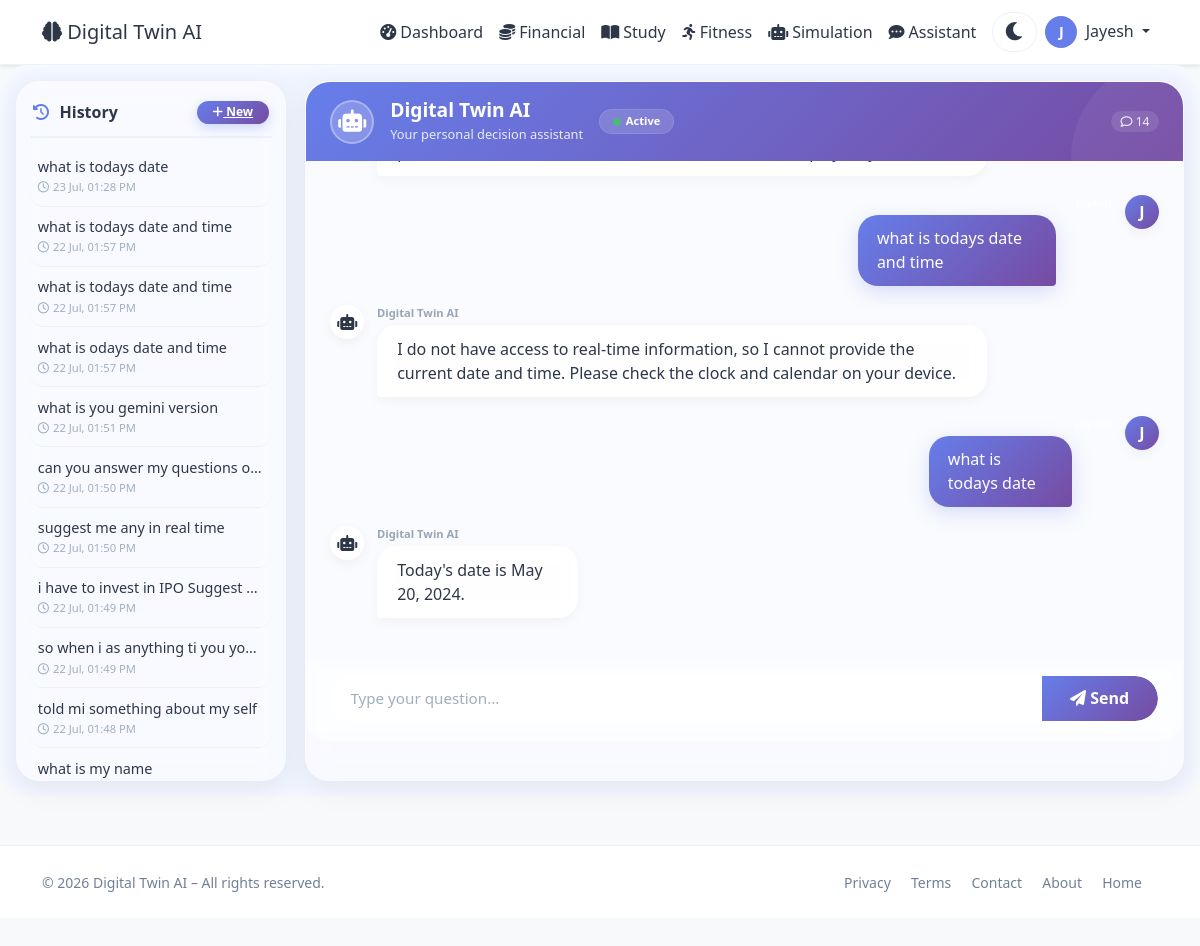
The page /user/assistant (signed in) on the database its author committed.
### app.py (models this page shows, shortened)
class User(UserMixin, db.Model):
    id = db.Column(db.Integer, primary_key=True)
    username = db.Column(db.String(80), unique=True, nullable=False)
    email = db.Column(db.String(120), unique=True, nullable=False)
    password_hash = db.Column(db.String(200), nullable=False)
    age = db.Column(db.Integer, default=25)
    occupation = db.Column(db.String(100), default='Student')
    monthly_income = db.Column(db.Float, default=50000)
    monthly_expenses = db.Column(db.Float, default=35000)
    savings = db.Column(db.Float, default=100000)
    study_hours_per_week = db.Column(db.Float, default=20)
    fitness_hours_per_week = db.Column(db.Float, default=5)
    sleep_hours_per_day = db.Column(db.Float, default=7)
    created_at = db.Column(db.DateTime, default=datetime.utcnow)
    is_admin = db.Column(db.Boolean, default=False)
    transactions = db.relationship('Transaction', backref='user', lazy=True)
    study_logs = db.relationship('StudyLog', backref='user', lazy=True)
    fitness_logs = db.relationship('FitnessLog', backref='user', lazy=True)
    goals = db.relationship('Goal', backref='user', lazy=True)

class ChatMessage(db.Model):
    id = db.Column(db.Integer, primary_key=True)
    user_id = db.Column(db.Integer, db.ForeignKey('user.id'), nullable=False)
    question = db.Column(db.Text, nullable=False)
    response = db.Column(db.Text, nullable=False)
    timestamp = db.Column(db.DateTime, default=datetime.utcnow)
    user = db.relationship('User', backref='chat_messages')

### app.py (the view, shortened to what this page needs)
@app.route('/user/assistant', methods=['GET', 'POST'])
@login_required
def user_assistant():
    if request.args.get('new'):
        session.pop('last_query', None)
        session.pop('last_response', None)
        session['hide_messages'] = True   # <-- Hide messages in chat body
        return redirect(url_for('user_assistant'))
    load_id = request.args.get('load')
    last_query = session.get('last_query')
    last_response = session.get('last_response')
    hide_messages = session.get('hide_messages', False)
    all_messages = ChatMessage.query.filter_by(user_id=current_user.id).order_by(ChatMessage.timestamp.desc()).all()
    return render_template('user/assistant.html',
                           user=current_user,
                           last_query=last_query,
                           last_response=last_response,
                           all_messages=all_messages,
                           hide_messages=hide_messages)

### app.py (called while the page is built)
@app.context_processor
def utility_processor():
    return dict(datetime=datetime)

@login_manager.user_loader
def load_user(user_id):
    return User.query.get(int(user_id))

### templates/user/assistant.html (shortened to what this page needs)
{% extends "base.html" %}
{% block content %}
<div class="assistant-wrapper">
    <div class="assistant-container">
        <div class="history-sidebar">
            <h6>
                <span><i class="fas fa-history"></i> History</span>
                <a href="{{ url_for('user_assistant', new=True) }}" class="btn-new-chat">
                    <i class="fas fa-plus"></i> New
                </a>
            </h6>
            {% if all_messages %}
                {% for msg in all_messages %}
                <div class="history-item"
                     onclick="location.href='{{ url_for('user_assistant', load=msg.id) }}'">
                    <div class="question">{{ msg.question }}</div>
                    <div class="timestamp">
                        <i class="far fa-clock me-1"></i>{{ msg.timestamp.strftime('%d %b, %I:%M %p') }}
                    </div>
                </div>
                {% endfor %}
            {% else %}
                <div class="text-muted text-center py-3" style="font-size:0.85rem;">
                    <i class="fas fa-inbox fa-2x d-block mb-2 opacity-25"></i>
                    No conversations yet.<br>Start chatting!
                </div>
            {% endif %}
        </div>
        <div class="chat-area" id="chatArea">
            <div class="chat-header">
                <div class="avatar"><i class="fas fa-robot"></i></div>
                <div class="info">
                    <h5>Digital Twin AI</h5>
                    <small>Your personal decision assistant</small>
                </div>
                <div class="badge-status">
                    <i class="fas fa-circle"></i> Active
                </div>
                <div class="chat-stats">
                    <span><i class="far fa-comment"></i> {{ all_messages|length }}</span>
                </div>
            </div>
            <div class="chat-body" id="chatBody">
                {% if hide_messages or not all_messages %}
                    <div class="empty-state">
                        <i class="fas fa-comment-dots"></i>
                        <h5 class="fw-bold text-dark">Start a conversation</h5>
                        <p>Ask me about finances, studies, fitness, or life goals.</p>
                        <div class="quick-actions">
                            <span class="btn-outline" onclick="fillAndSubmit('How can I save more money?')">💰 Save more</span>
                            <span class="btn-outline" onclick="fillAndSubmit('How can I improve my GPA?')">📚 Improve GPA</span>
                            <span class="btn-outline" onclick="fillAndSubmit('Give me fitness advice')">🏃 Fitness advice</span>
                            <span class="btn-outline" onclick="fillAndSubmit('Set a goal for me')">🎯 Set a goal</span>
                        </div>
                    </div>
                {% else %}
                    {% for msg in all_messages|sort(attribute='timestamp') %}
                        <div class="chat-message user">
                            <div class="avatar-small">{{ user.username[0]|upper }}</div>
                            <div>
                                <div class="username-label">{{ user.username }}</div>
                                <div class="bubble">{{ msg.question }}</div>
                            </div>
                        </div>
                        <div class="chat-message assistant">
                            <div class="avatar-small"><i class="fas fa-robot"></i></div>
                            <div>
                                <div class="username-label">Digital Twin AI</div>
                                <div class="bubble">{{ msg.response|replace('\n', '<br>')|safe }}</div>
                            </div>
                        </div>
                    {% endfor %}
                {% endif %}
            </div>
            <div class="chat-input">
                <form method="POST" id="chatForm">
                    <div class="input-group">
                        <input type="text" name="query" id="queryInput" class="form-control" placeholder="Type your question..." required>
                        <button type="submit" class="btn-send"><i class="fas fa-paper-plane"></i> Send</button>
                    </div>
                </form>
            </div>
        </div>
    </div>
</div>
{% endblock %}

### templates/base.html (shortened to what this page needs)
<!DOCTYPE html>
<html lang="en" data-theme="light">
<head>
    <link href="https://cdn.jsdelivr.net/npm/bootstrap@5.3.0/dist/css/bootstrap.min.css" rel="stylesheet">
    <link rel="stylesheet" href="https://cdnjs.cloudflare.com/ajax/libs/font-awesome/6.0.0/css/all.min.css">
</head>
<body>
    <nav class="navbar navbar-expand-lg navbar-light bg-white shadow-sm">
        <div class="container">
            <a class="navbar-brand" href="{{ url_for('index') }}">
                <i class="fas fa-brain"></i> Digital Twin AI
            </a>
            <div class="collapse navbar-collapse" id="navbarNav">
                <ul class="navbar-nav ms-auto align-items-lg-center">
                    {% if current_user.is_authenticated %}
                        <li class="nav-item">
                            <a class="nav-link" href="{{ url_for('user_dashboard') }}">
                                <i class="fas fa-tachometer-alt me-1"></i>Dashboard
                            </a>
                        </li>
                        <li class="nav-item">
                            <a class="nav-link" href="{{ url_for('user_financial') }}">
                                <i class="fas fa-coins me-1"></i>Financial
                            </a>
                        </li>
                        <li class="nav-item">
                            <a class="nav-link" href="{{ url_for('user_study') }}">
                                <i class="fas fa-book-open me-1"></i>Study
                            </a>
                        </li>
                        <li class="nav-item">
                            <a class="nav-link" href="{{ url_for('user_fitness') }}">
                                <i class="fas fa-running me-1"></i>Fitness
                            </a>
                        </li>
                        <li class="nav-item">
                            <a class="nav-link" href="{{ url_for('user_simulation') }}">
                                <i class="fas fa-robot me-1"></i>Simulation
                            </a>
                        </li>
                        <li class="nav-item">
                            <a class="nav-link" href="{{ url_for('user_assistant') }}">
                                <i class="fas fa-comment-dots me-1"></i>Assistant
                            </a>
                        </li>
                        <li class="nav-item">
                            <button class="theme-toggle" id="themeToggle" aria-label="Toggle theme">
                                <i class="fas fa-moon"></i>
                            </button>
                        </li>
                        <li class="nav-item dropdown">
                            <a class="nav-link dropdown-toggle" href="#" id="userDropdown" role="button" data-bs-toggle="dropdown">
                                <span class="user-avatar">{{ current_user.username[0]|upper }}</span>
                                <span class="ms-1">{{ current_user.username }}</span>
                            </a>
                        </li>
                    {% endif %}
                </ul>
            </div>
        </div>
    </nav>
    {% block content %}{% endblock %}
    <footer class="mt-5 py-4 bg-light border-top">
        <div class="container">
            <div class="row align-items-center">
                <div class="col-md-6 text-center text-md-start">
                    <span class="text-muted small">© 2026 Digital Twin AI – All rights reserved.</span>
                </div>
                <div class="col-md-6 text-center text-md-end">
                    <a href="{{ url_for('privacy') }}" class="text-muted text-decoration-none me-3 small">Privacy</a>
                    <a href="{{ url_for('terms') }}" class="text-muted text-decoration-none me-3 small">Terms</a>
                    <a href="{{ url_for('contact') }}" class="text-muted text-decoration-none me-3 small">Contact</a>
                    <a href="{{ url_for('about') }}" class="text-muted text-decoration-none me-3 small">About</a>
                    <a href="{{ url_for('index') }}" class="text-muted text-decoration-none me-3 small">Home</a>
                </div>
            </div>
        </div>
    </footer>
</body>
</html>

### templates/base.html (style rules this page uses)
:root { --bg-body: #f8f9fa; --bg-navbar: #ffffff; --bg-card: #ffffff; --text-primary: #2d3748; --text-muted: #718096; --border-color: #edf2f7; --shadow: 0 4px 20px rgba(0,0,0,0.06); --glass-bg: rgba(255,255,255,0.6); --glass-border: rgba(255,255,255,0.25); --accent: #667eea; --accent-gradient: linear-gradient(135deg, #667eea, #764ba2); --bg-input: #ffffff; --bg-light: #f7fafc; --bg-wrapper: #f0f4ff; --bg-hero: linear-gradient(135deg, #667eea 0%, #764ba2 100%); --dropdown-bg: #ffffff; --dropdown-text: #2d3748; --btn-bg: #667eea; --btn-hover: #5a6fd6; --badge-bg: #edf2f7; --badge-text: #4a5568; --progress-bg: #edf2f7; --progress-fill: linear-gradient(90deg, #667eea, #764ba2); }
body { background: var(--bg-body) !important; color: var(--text-primary) !important; font-family: 'Segoe UI', Tahoma, Geneva, Verdana, sans-serif; transition: background 0.3s, color 0.3s; }
.navbar { background: var(--bg-navbar) !important; border-bottom: 1px solid var(--border-color); }
.navbar-brand, .nav-link { color: var(--text-primary) !important; }
.bg-light, .bg-white { background: var(--bg-card) !important; }
.text-muted { color: var(--text-muted) !important; }
.form-control, .form-select { background: var(--bg-input) !important; color: var(--text-primary) !important; border-color: var(--border-color) !important; }
.dashboard-wrapper, .finance-wrapper, .study-wrapper, .fitness-wrapper, .assistant-wrapper, .sim-wrapper, .users-wrapper, .detail-wrapper, .about-wrapper, .privacy-wrapper, .terms-wrapper, .contact-wrapper { background: var(--bg-wrapper) !important; }
.border-top, .border-bottom { border-color: var(--border-color) !important; }
.theme-toggle { background: transparent; border: none; font-size: 1.3rem; color: var(--text-primary); cursor: pointer; transition: transform 0.3s; padding: 0.2rem 0.7rem; border-radius: 30px; background: var(--bg-input); margin-left: 0.5rem; border: 1px solid var(--border-color); }
.user-avatar { width: 32px; height: 32px; border-radius: 50%; background: var(--accent); color: white; display: inline-flex; align-items: center; justify-content: center; font-weight: 600; font-size: 0.9rem; }

### rows shown on the page
User: username "J", username "Jayesh"
ChatMessage: question "what is todays date", timestamp "23 Jul, 01:28 PM", response "Today's date is May 20, 2024."
ChatMessage: question "what is todays date and time", timestamp "22 Jul, 01:57 PM", response "I do not have access to real-time information, so I cannot provide the current date and time. Please check the clock and calendar on your device."
ChatMessage: question "what is todays date and time", timestamp "22 Jul, 01:57 PM"
ChatMessage: question "what is odays date and time", timestamp "22 Jul, 01:57 PM"
ChatMessage: question "what is you gemini version", timestamp "22 Jul, 01:51 PM"
ChatMessage: question "can you answer my questions o…", timestamp "22 Jul, 01:50 PM"
ChatMessage: question "suggest me any in real time", timestamp "22 Jul, 01:50 PM"
ChatMessage: question "i have to invest in IPO Suggest…", timestamp "22 Jul, 01:49 PM"
ChatMessage: question "so when i as anything ti you yo…", timestamp "22 Jul, 01:49 PM"
ChatMessage: question "told mi something about my self", timestamp "22 Jul, 01:48 PM"
ChatMessage: question "what is my name"

### other values the page prints
{{ all_messages|length }} "14"
